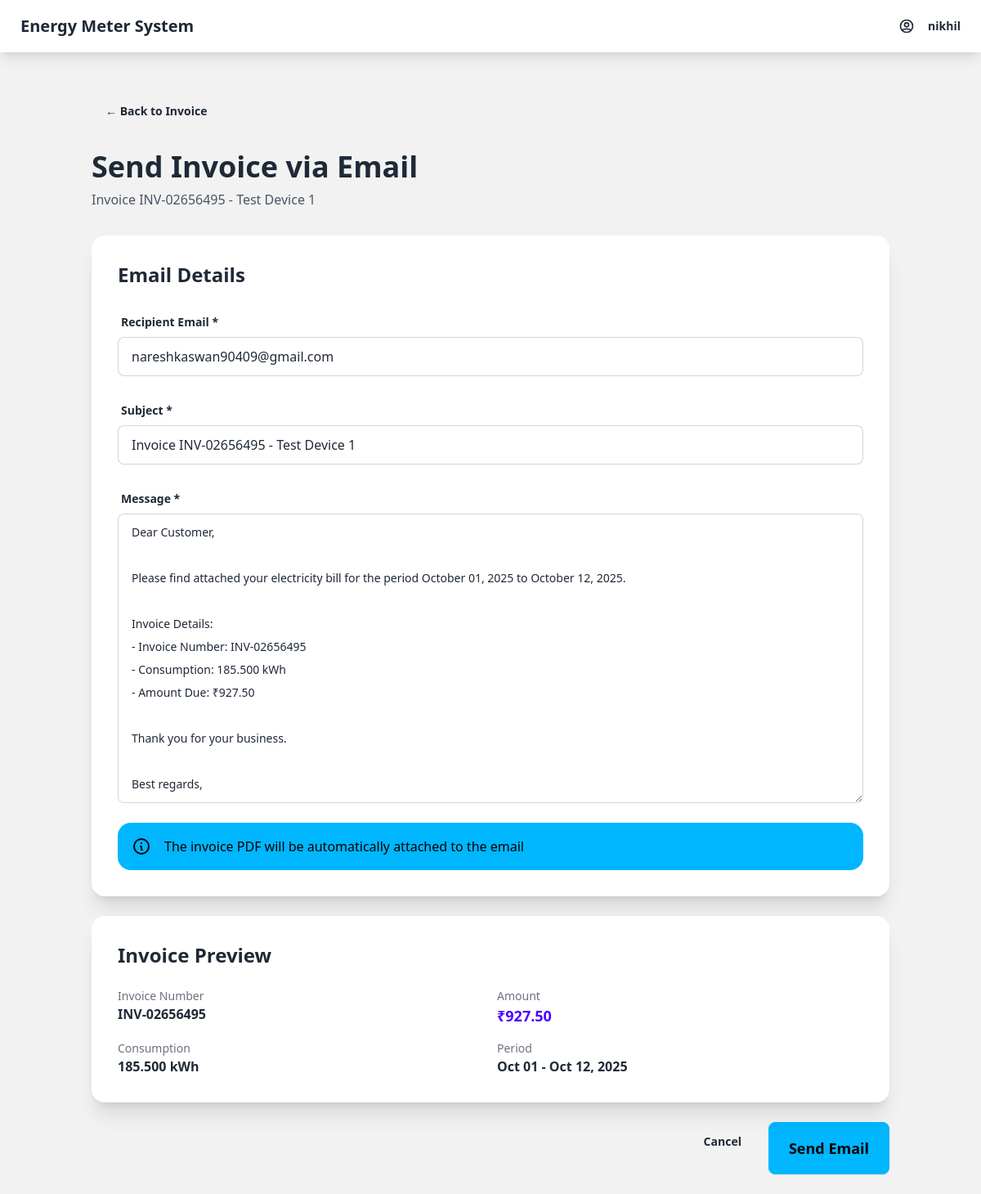
/billing/invoice/2/email/ (signed in), run on the app's committed database.
### billing/models.py (models this page shows, shortened)
class Invoice(models.Model):
    STATUS_CHOICES = [
        ('draft', 'Draft'),
        ('sent', 'Sent'),
        ('paid', 'Paid'),
        ('overdue', 'Overdue'),
    ]
    meter = models.ForeignKey(Meter, on_delete=models.CASCADE, related_name='invoices')
    invoice_number = models.CharField(max_length=50, unique=True)
    billing_period_start = models.DateField()
    billing_period_end = models.DateField()
    total_kwh = models.DecimalField(max_digits=10, decimal_places=3)
    rate_per_kwh = models.DecimalField(max_digits=6, decimal_places=2)
    total_amount = models.DecimalField(max_digits=10, decimal_places=2)
    status = models.CharField(max_length=20, choices=STATUS_CHOICES, default='draft')
    created_at = models.DateTimeField(default=timezone.now)
    sent_at = models.DateTimeField(null=True, blank=True)
    notes = models.TextField(blank=True)
    class Meta:
        ordering = ['-created_at']

### meters/models.py (models this page shows, shortened)
class Meter(models.Model):
    device_id = models.CharField(max_length=100, unique=True)
    name = models.CharField(max_length=200)
    is_active = models.BooleanField(default=True)
    location = models.CharField(max_length=300, blank=True)
    contact_email = models.EmailField(blank=True)
    contact_phone = models.CharField(max_length=20, blank=True)
    description = models.TextField(blank=True)
    created_at = models.DateTimeField(default=timezone.now)
    updated_at = models.DateTimeField(auto_now=True)

### billing/views.py (the view, shortened to what this page needs)
# urls.py: path('invoice/<int:invoice_id>/email/', views.send_invoice_email, name='send_email'),
@login_required
def send_invoice_email(request, invoice_id):
    invoice = get_object_or_404(Invoice, id=invoice_id)
    context = {
        'invoice': invoice,
        'default_subject': f'Invoice {invoice.invoice_number} - {invoice.meter.name}',
        'default_message': f'''Dear Customer,

Please find attached your electricity bill for the period {invoice.billing_period_start.strftime('%B %d, %Y')} to {invoice.billing_period_end.strftime('%B %d, %Y')}.

Invoice Details:
- Invoice Number: {invoice.invoice_number}
- Consumption: {invoice.total_kwh} kWh
- Amount Due: ₹{invoice.total_amount}

Thank you for your business.

Best regards,
Energy Meter Billing System''',
    }
    return render(request, 'billing/send_email.html', context)

### billing/templates/billing/send_email.html (shortened to what this page needs)
{% extends 'dashboard/base.html' %}
{% block content %}
<div class="container mx-auto p-6">
    <div class="mb-6">
        <a href="{% url 'billing:invoice_detail' invoice.id %}" class="btn btn-ghost">
            ← Back to Invoice
        </a>
    </div>
    <div class="mb-8">
        <h1 class="text-4xl font-bold mb-2">Send Invoice via Email</h1>
        <p class="text-gray-600">Invoice {{ invoice.invoice_number }} - {{ invoice.meter.name }}</p>
    </div>
    <form method="POST" action="">
        <div class="card bg-base-100 shadow-xl mb-6">
            <div class="card-body">
                <h2 class="card-title text-2xl mb-4">Email Details</h2>
                <div class="form-control mb-4">
                    <label class="label">
                        <span class="label-text font-semibold">Recipient Email *</span>
                    </label>
                    <input type="email" name="recipient_email"
                           value="{{ invoice.meter.contact_email }}"
                           class="input input-bordered" required>
                </div>
                <div class="form-control mb-4">
                    <label class="label">
                        <span class="label-text font-semibold">Subject *</span>
                    </label>
                    <input type="text" name="subject"
                           value="{{ default_subject }}"
                           class="input input-bordered" required>
                </div>
                <div class="form-control mb-4">
                    <label class="label">
                        <span class="label-text font-semibold">Message *</span>
                    </label>
                    <textarea name="message" class="textarea textarea-bordered" rows="12" required>{{ default_message }}</textarea>
                </div>
                <div class="alert alert-info">
                    <svg xmlns="http://www.w3.org/2000/svg" fill="none" viewBox="0 0 24 24" class="stroke-current shrink-0 w-6 h-6"><path stroke-linecap="round" stroke-linejoin="round" stroke-width="2" d="M13 16h-1v-4h-1m1-4h.01M21 12a9 9 0 11-18 0 9 9 0 0118 0z"></path></svg>
                    <span>The invoice PDF will be automatically attached to the email</span>
                </div>
            </div>
        </div>
        <div class="card bg-base-100 shadow-xl mb-6">
            <div class="card-body">
                <h2 class="card-title text-2xl mb-4">Invoice Preview</h2>
                <div class="grid grid-cols-2 gap-4">
                    <div>
                        <p class="text-sm text-gray-500">Invoice Number</p>
                        <p class="font-semibold">{{ invoice.invoice_number }}</p>
                    </div>
                    <div>
                        <p class="text-sm text-gray-500">Amount</p>
                        <p class="font-semibold text-lg text-primary">₹{{ invoice.total_amount }}</p>
                    </div>
                    <div>
                        <p class="text-sm text-gray-500">Consumption</p>
                        <p class="font-semibold">{{ invoice.total_kwh }} kWh</p>
                    </div>
                    <div>
                        <p class="text-sm text-gray-500">Period</p>
                        <p class="font-semibold">{{ invoice.billing_period_start|date:"M d" }} - {{ invoice.billing_period_end|date:"M d, Y" }}</p>
                    </div>
                </div>
            </div>
        </div>
        <div class="flex justify-end gap-4">
            <a href="{% url 'billing:invoice_detail' invoice.id %}" class="btn btn-ghost">Cancel</a>
            <button type="submit" class="btn btn-info btn-lg">Send Email</button>
        </div>
    </form>
</div>
{% endblock %}

### dashboard/templates/dashboard/base.html (shortened to what this page needs)
<!DOCTYPE html>
<html lang="en" data-theme="light">
<head>
    <link href="https://cdn.jsdelivr.net/npm/daisyui@4.4.19/dist/full.min.css" rel="stylesheet" type="text/css" />
    <script src="https://cdn.tailwindcss.com"></script>
</head>
<body class="bg-base-200">
    <div class="navbar bg-base-100 shadow-lg mb-6">
        <div class="flex-1">
            <a href="{% url 'dashboard:home' %}" class="btn btn-ghost normal-case text-xl">
                Energy Meter System
            </a>
        </div>
        <div class="flex-none">
            {% if user.is_authenticated %}
                <div class="dropdown dropdown-end">
                    <label tabindex="0" class="btn btn-ghost">
                        <span class="ml-2">{{ user.username }}</span>
                    </label>
                </div>
            {% endif %}
        </div>
    </div>
    {% block content %}
    {% endblock %}
</body>
</html>

### data on the page
Invoice: invoice_number "INV-02656495", meter.name "Test Device 1", recipient_email "nareshkaswan90409@gmail.com", total_amount "927.50", total_kwh "185.500", billing_period_start "Oct 01", billing_period_end "Oct 12, 2025"

### other printed values
{{ user.username }} "nikhil"
